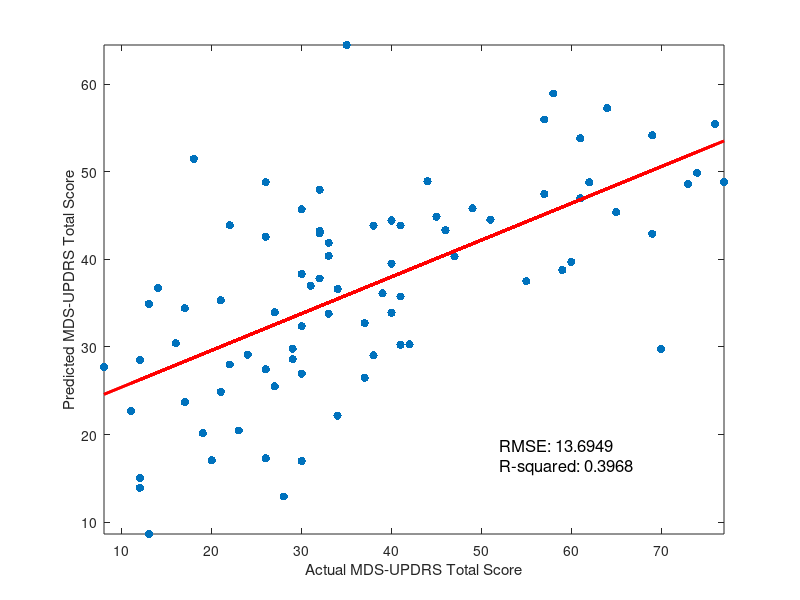

This figure's MATLAB source:
% Load pre-computed weights and results
load bayesOptResults.mat;

% Create figure and axes
figure1 = figure;
axes1 = axes('Parent', figure1);
hold(axes1, 'on');

% Create scatter plot
scatter(y, y_pred, 'MarkerEdgeColor', 'none', 'MarkerFaceColor', 'flat');

% Perform linear fit
p = polyfit(y, y_pred, 1);
y_fit = polyval(p, y);

% Plot fitted line
plot(y, y_fit, 'LineWidth', 2, 'Color', [1 0 0]);

% Get current axis limits
xlims = xlim;
ylims = ylim;

% Calculate text position (upper left corner)
text_x = xlims(1) + 0.65 * (xlims(2) - xlims(1));
text_y = ylims(1) + 0.28 * (ylims(2) - ylims(1));

% Add text for RMSE and R-squared
text('Parent', axes1, 'Position', [text_x, text_y, 0], ...
    'String', {sprintf('RMSE: %.4f', rmse), sprintf('R-squared: %.4f', r_squared)}, ...
    'VerticalAlignment', 'top', ...
    'BackgroundColor', 'white', ...
    'EdgeColor', 'white', ...
    'FontSize', 12);

% Set labels
ylabel('Predicted MDS-UPDRS Total Score');
xlabel('Actual MDS-UPDRS Total Score');

% Adjust axis
axis(axes1, 'tight');
box(axes1, 'on');
hold(axes1, 'off');